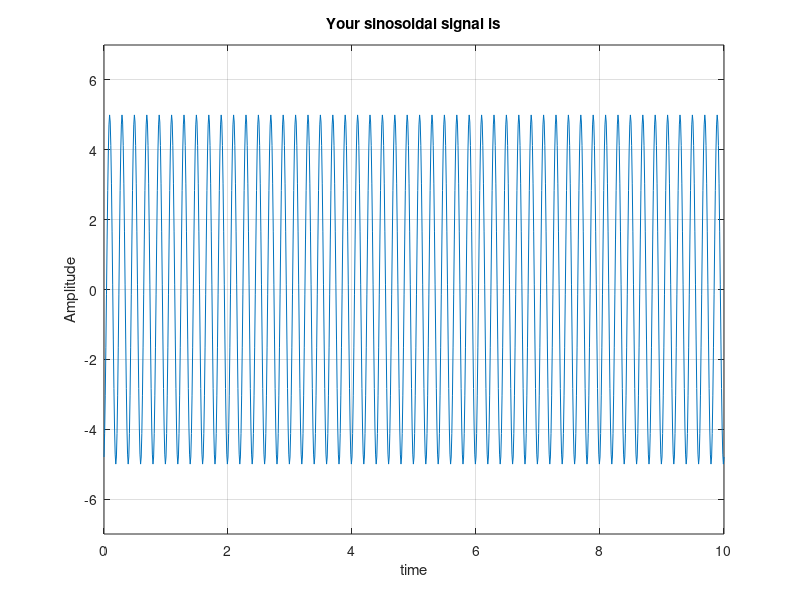

Write MATLAB code to recreate this figure.
clc
clear all
close all
t=0:.01:10

prompt='Enter the amplitude';
A=input(prompt);

prompt='Enter the frequency';
f=input(prompt);

prompt='Enter the phase';
ph=input(prompt);

x=A*sin(2*pi*f*t+ph);

plot(t,x)
axis([0 10 -A-2 A+2])
title('Your sinosoidal signal is')
xlabel('time')
ylabel('Amplitude')
grid on
